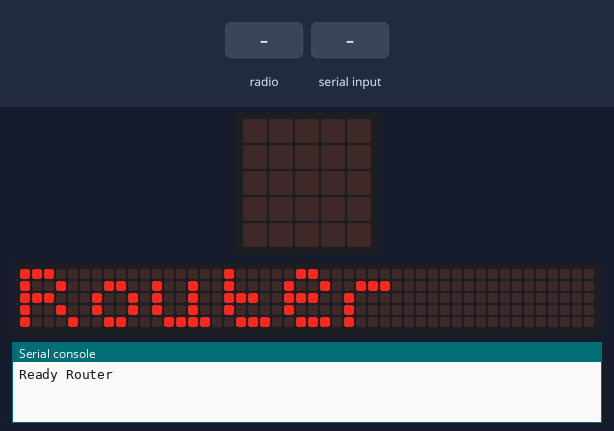
The program below on a simulated BBC micro:bit running MicroPython. Shown: the board's 5×5 LED display, a strip that is not on the board, showing the scrolling text unrolled, the last lines printed to the serial console. The test bench sets the inputs (shaded band). No radio messages arrive unless stated (any console line starting 'radio sent:' is added by the test bench); the 48×5 strip is a reading aid, not a part: it shows the text the display is scrolling, unrolled, one strip-width of it at a time.

Above: at 5.3 s.
6.7 s: radio message "1" arrives
At 6.77 s:
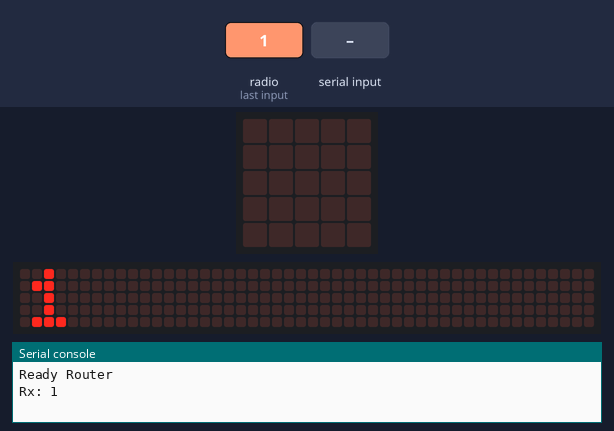
At 8.4 s:
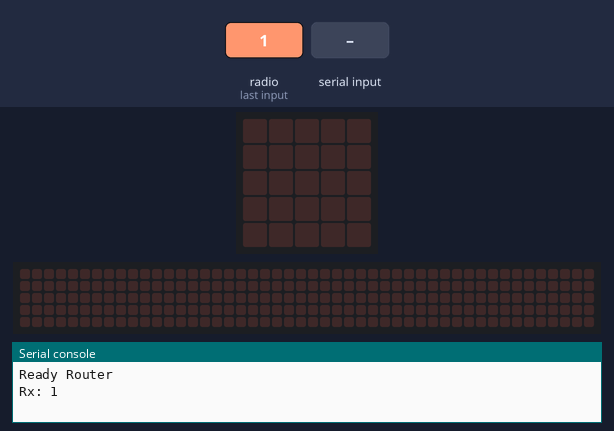
8.6 s: "0" typed at the serial console, then Enter
At 8.67 s:
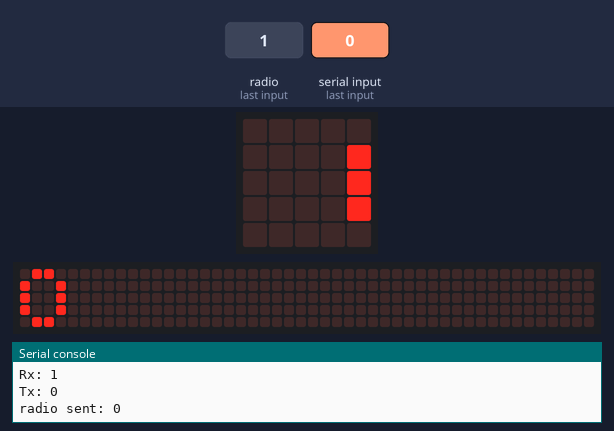
Timing chart, 0 to 11.6 s (numbered marks = the images above; inputs shaded):
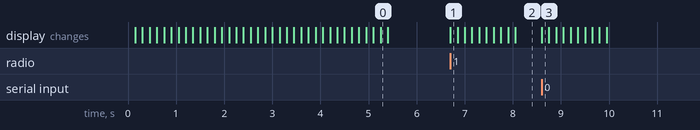

Measured:
- after the input at 6.7 s, the display: changes at once (image 1)
- after the input at 8.6 s, the display: changes at once (image 3)

The program:

example04_router.py
```python
import radio
from microbit import *

radio.on()
print('Ready Router')
display.scroll('Router')
while True:
	tx = ''
	line = uart.readline()
	if line:
		tx = str(line, 'UTF-8')
		tx = tx.strip()
		if len(tx) > 0:
			print('Tx:',tx)
			radio.send(tx)
			display.scroll(tx)
	recv = radio.receive()
	if recv is not None:
		print('Rx:',recv)
		display.scroll(recv)
```
